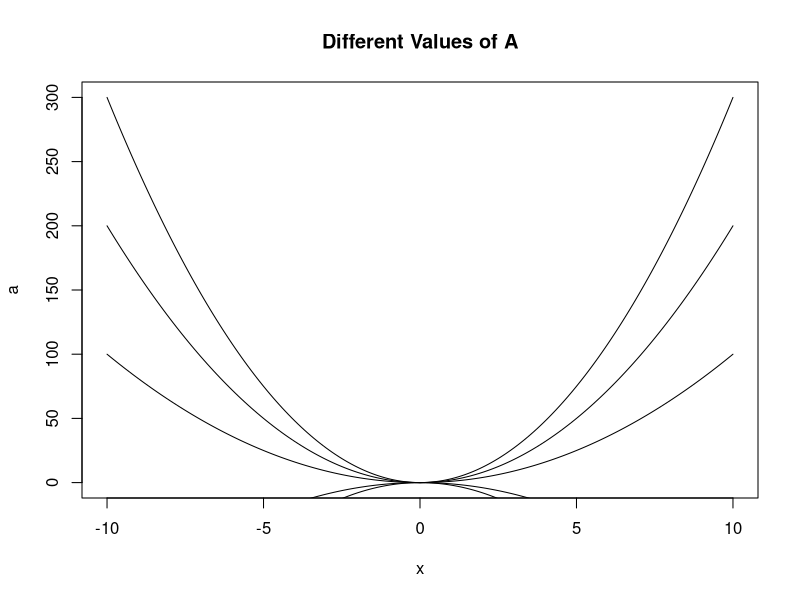
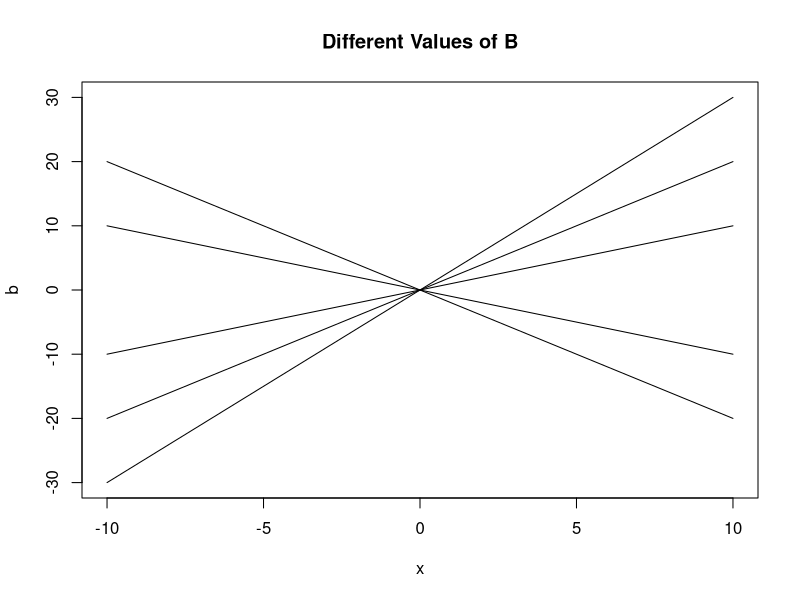
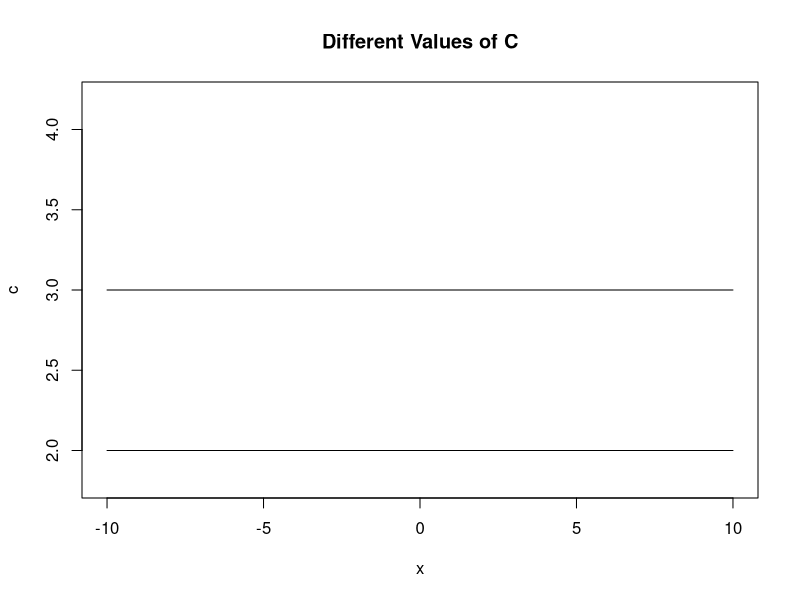
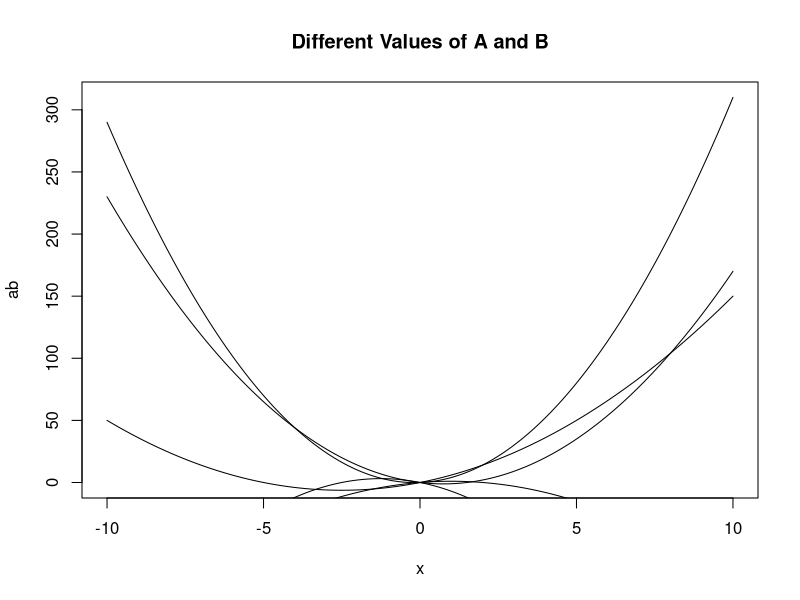
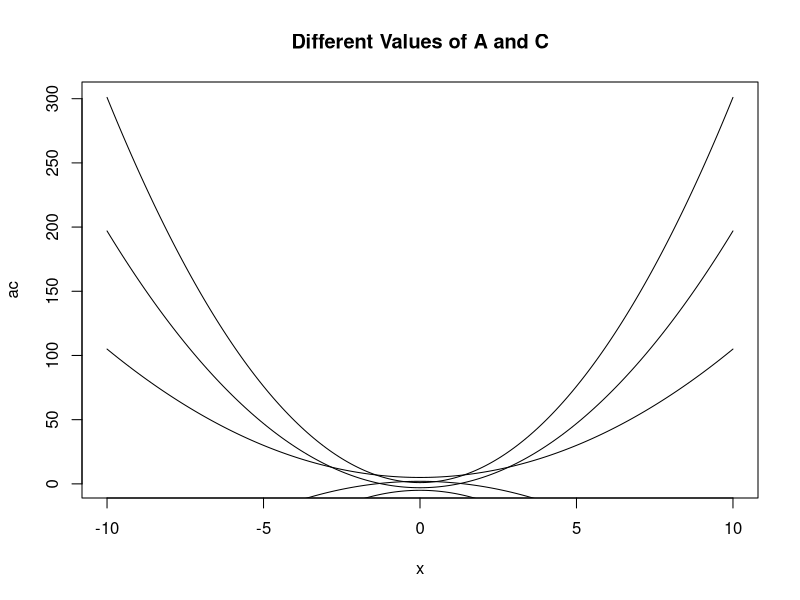
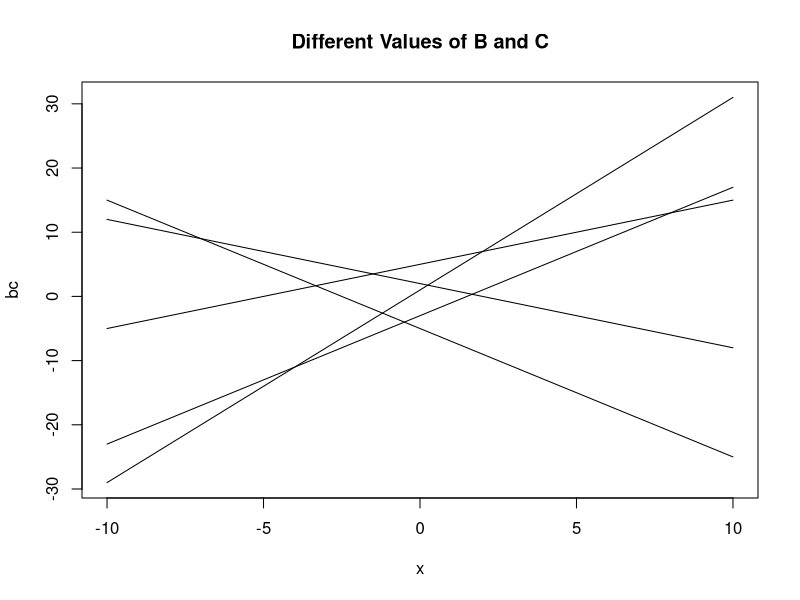

Reproduce these figures in R, in order.
## ---- chunk 1
quad <- function(x,a=0,b=0,c=0) {
  a*x^2+b*x+c
}
x <- seq(from=-10, to=10, by=.1)

a <- quad(x,a=3)
a2 <- quad(x,a=2)
a3 <- quad(x,a=1)
a4 <- quad(x,a=-1)
a5 <- quad(x,a=-2)

b <- quad(x,b=3)
b2 <- quad(x,b=2)
b3 <- quad(x,b=1)
b4 <- quad(x,b=-1)
b5 <- quad(x,b=-2)

c <- quad(x,c=3)
c2 <- quad(x,c=2)
c3 <- quad(x,c=1)
c4 <- quad(x,c=-1)
c5 <- quad(x,c=-2)

ab <- quad(x,a=3,b=1)
ab2 <- quad(x,a=2,b=-3)
ab3 <- quad(x,a=1,b=5)
ab4 <- quad(x,a=-1,b=2)
ab5 <- quad(x,a=-2,b=-5)

ac <- quad(x,a=3,c=1)
ac2 <- quad(x,a=2,c=-3)
ac3 <- quad(x,a=1,c=5)
ac4 <- quad(x,a=-1,c=2)
ac5 <- quad(x,a=-2,c=-5)

bc <- quad(x,b=3,c=1)
bc2 <- quad(x,b=2,c=-3)
bc3 <- quad(x,b=1,c=5)
bc4 <- quad(x,b=-1,c=2)
bc5 <- quad(x,b=-2,c=-5)
## ---- chunk 2

plot(x,a,"l", main ="Different Values of A")
lines(x,a2)
lines(x,a3)
lines(x,a4)
lines(x,a5)

plot(x,b,"l", main ="Different Values of B")
lines(x,b2)
lines(x,b3)
lines(x,b4)
lines(x,b5)

plot(x,c,"l", main ="Different Values of C")
lines(x,c2)
lines(x,c3)
lines(x,c4)
lines(x,c5)

plot(x,ab,"l", main ="Different Values of A and B")
lines(x,ab2)
lines(x,ab3)
lines(x,ab4)
lines(x,ab5)

plot(x,ac,"l", main ="Different Values of A and C")
lines(x,ac2)
lines(x,ac3)
lines(x,ac4)
lines(x,ac5)

plot(x,bc,"l", main ="Different Values of B and C")
lines(x,bc2)
lines(x,bc3)
lines(x,bc4)
lines(x,bc5)
